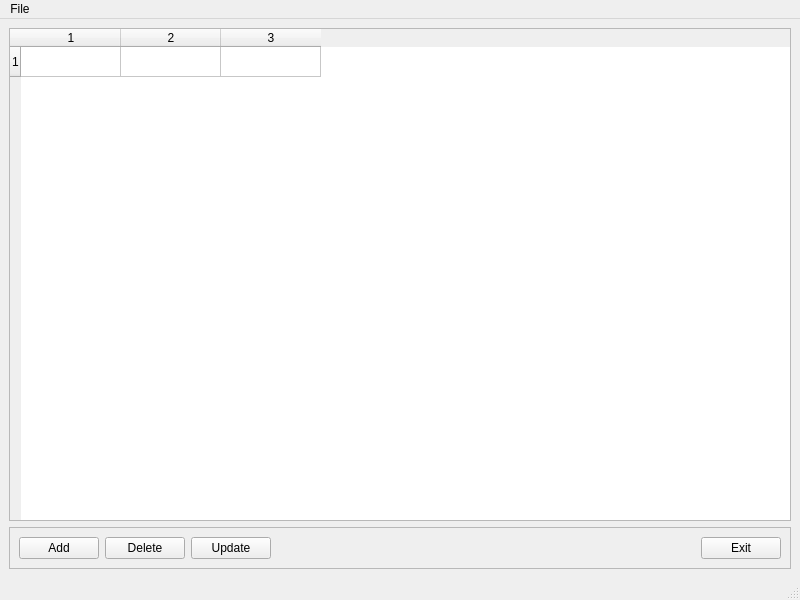
<ui version="4.0" >
 <class>MainWindow</class>
 <widget class="QMainWindow" name="MainWindow" >
  <property name="geometry" >
   <rect>
    <x>0</x>
    <y>0</y>
    <width>800</width>
    <height>600</height>
   </rect>
  </property>
  <property name="windowTitle" >
   <string>MainWindow</string>
  </property>
  <widget class="QWidget" name="centralwidget" >
   <layout class="QVBoxLayout" name="verticalLayout" >
    <item>
     <widget class="QTableWidget" name="twAccounts" >
      <property name="rowCount" >
       <number>1</number>
      </property>
      <property name="columnCount" >
       <number>3</number>
      </property>
      <row/>
      <column/>
      <column/>
     </widget>
    </item>
    <item>
     <widget class="QFrame" name="frame" >
      <property name="frameShape" >
       <enum>QFrame::StyledPanel</enum>
      </property>
      <property name="frameShadow" >
       <enum>QFrame::Raised</enum>
      </property>
      <layout class="QHBoxLayout" name="horizontalLayout" >
       <item>
        <widget class="QPushButton" name="pbAdd" >
         <property name="minimumSize" >
          <size>
           <width>80</width>
           <height>0</height>
          </size>
         </property>
         <property name="text" >
          <string>Add</string>
         </property>
        </widget>
       </item>
       <item>
        <widget class="QPushButton" name="pbDelete" >
         <property name="minimumSize" >
          <size>
           <width>80</width>
           <height>0</height>
          </size>
         </property>
         <property name="text" >
          <string>Delete</string>
         </property>
        </widget>
       </item>
       <item>
        <widget class="QPushButton" name="pbUpdate" >
         <property name="minimumSize" >
          <size>
           <width>80</width>
           <height>0</height>
          </size>
         </property>
         <property name="text" >
          <string>Update</string>
         </property>
        </widget>
       </item>
       <item>
        <spacer name="horizontalSpacer" >
         <property name="orientation" >
          <enum>Qt::Horizontal</enum>
         </property>
         <property name="sizeHint" stdset="0" >
          <size>
           <width>40</width>
           <height>20</height>
          </size>
         </property>
        </spacer>
       </item>
       <item>
        <widget class="QPushButton" name="pbExit" >
         <property name="minimumSize" >
          <size>
           <width>80</width>
           <height>0</height>
          </size>
         </property>
         <property name="text" >
          <string>Exit</string>
         </property>
        </widget>
       </item>
      </layout>
     </widget>
    </item>
   </layout>
  </widget>
  <widget class="QMenuBar" name="menubar" >
   <property name="geometry" >
    <rect>
     <x>0</x>
     <y>0</y>
     <width>800</width>
     <height>25</height>
    </rect>
   </property>
   <widget class="QMenu" name="menuFile" >
    <property name="title" >
     <string>File</string>
    </property>
    <addaction name="separator" />
    <addaction name="separator" />
    <addaction name="actionExit" />
   </widget>
   <addaction name="menuFile" />
  </widget>
  <widget class="QStatusBar" name="statusbar" />
  <action name="actionExit" >
   <property name="text" >
    <string>Exit</string>
   </property>
  </action>
 </widget>
 <resources/>
 <connections/>
</ui>
